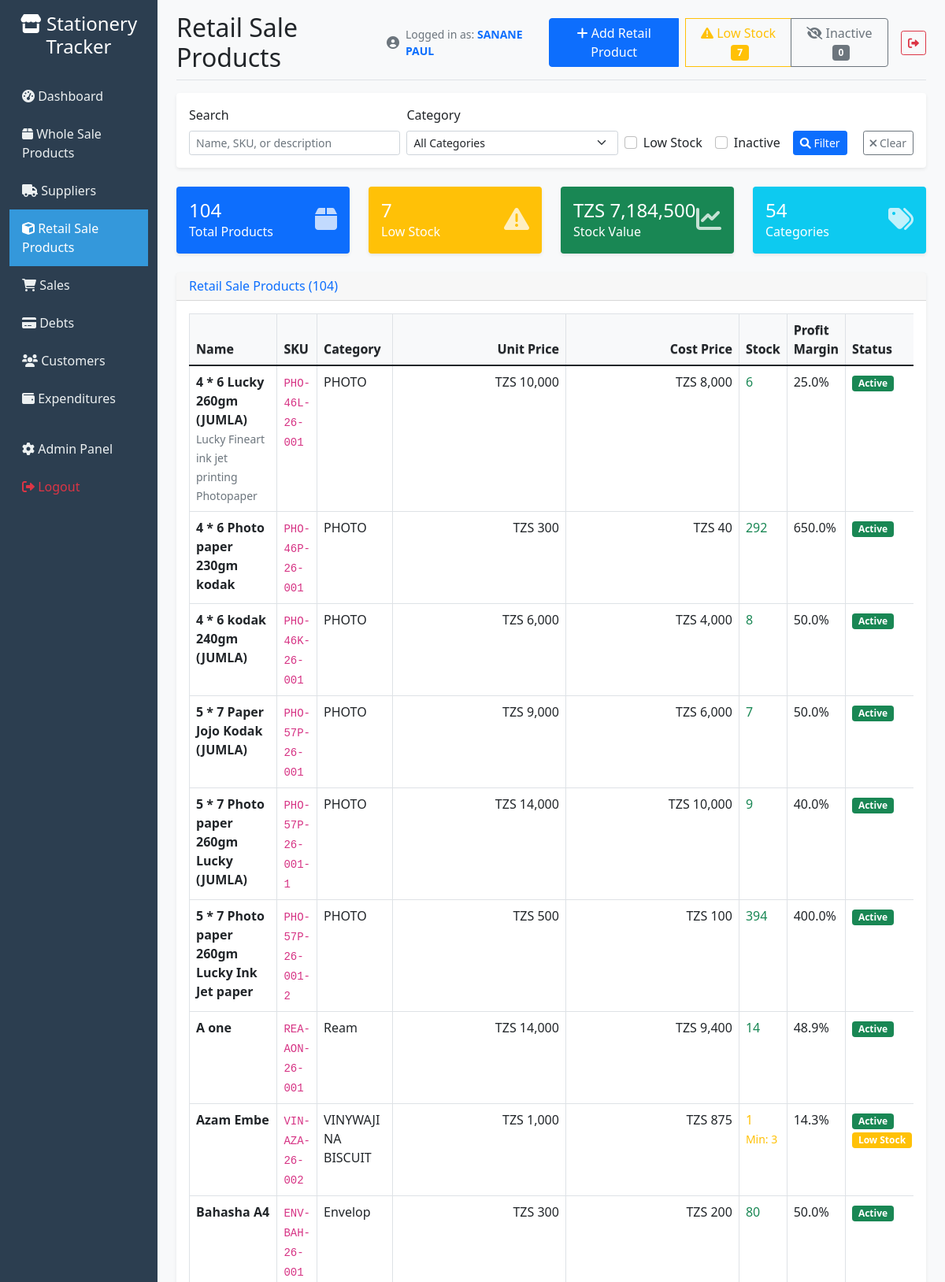
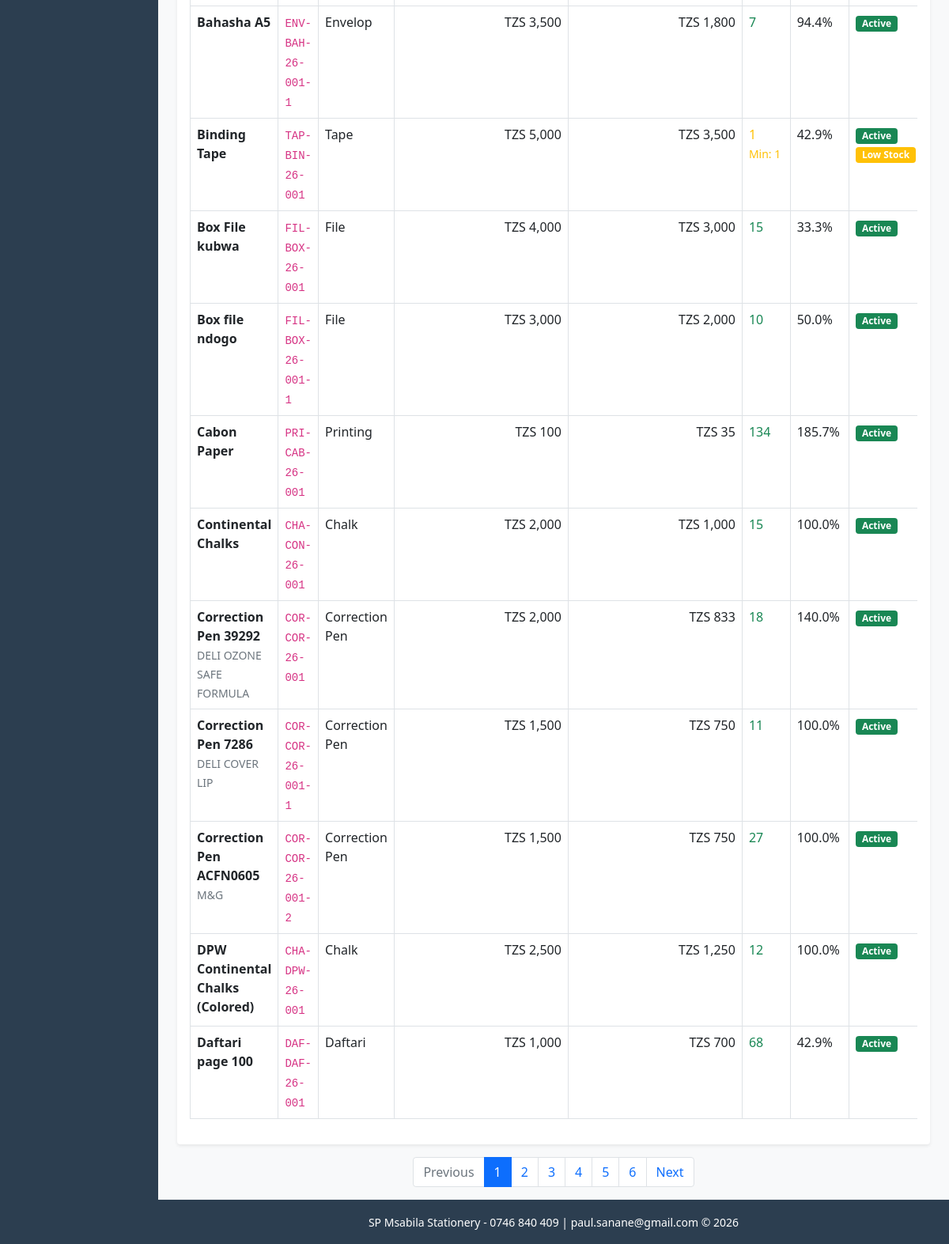
The page /stationery/ (signed in) on the database as committed earlier (2 pictures, top to bottom).
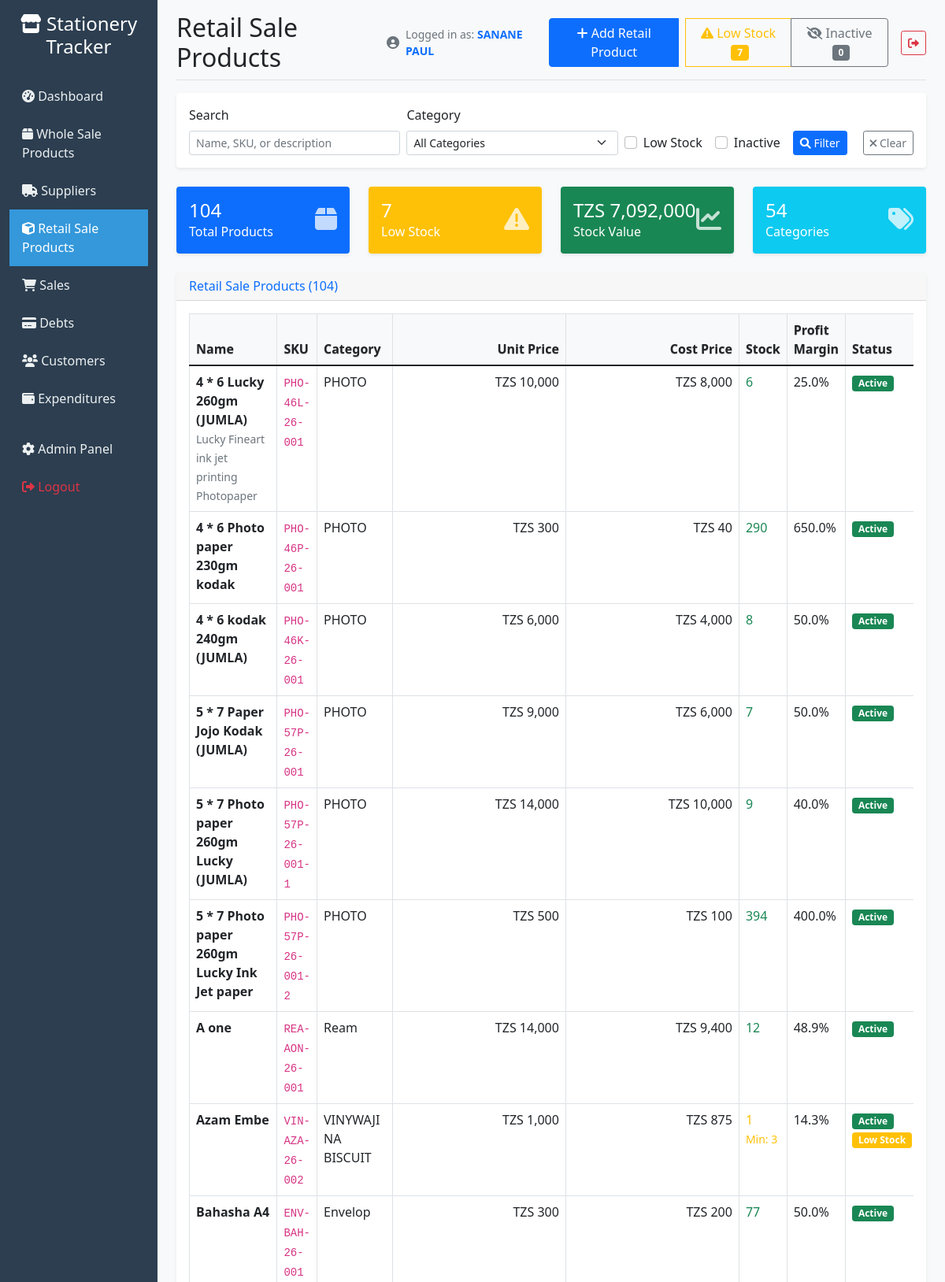
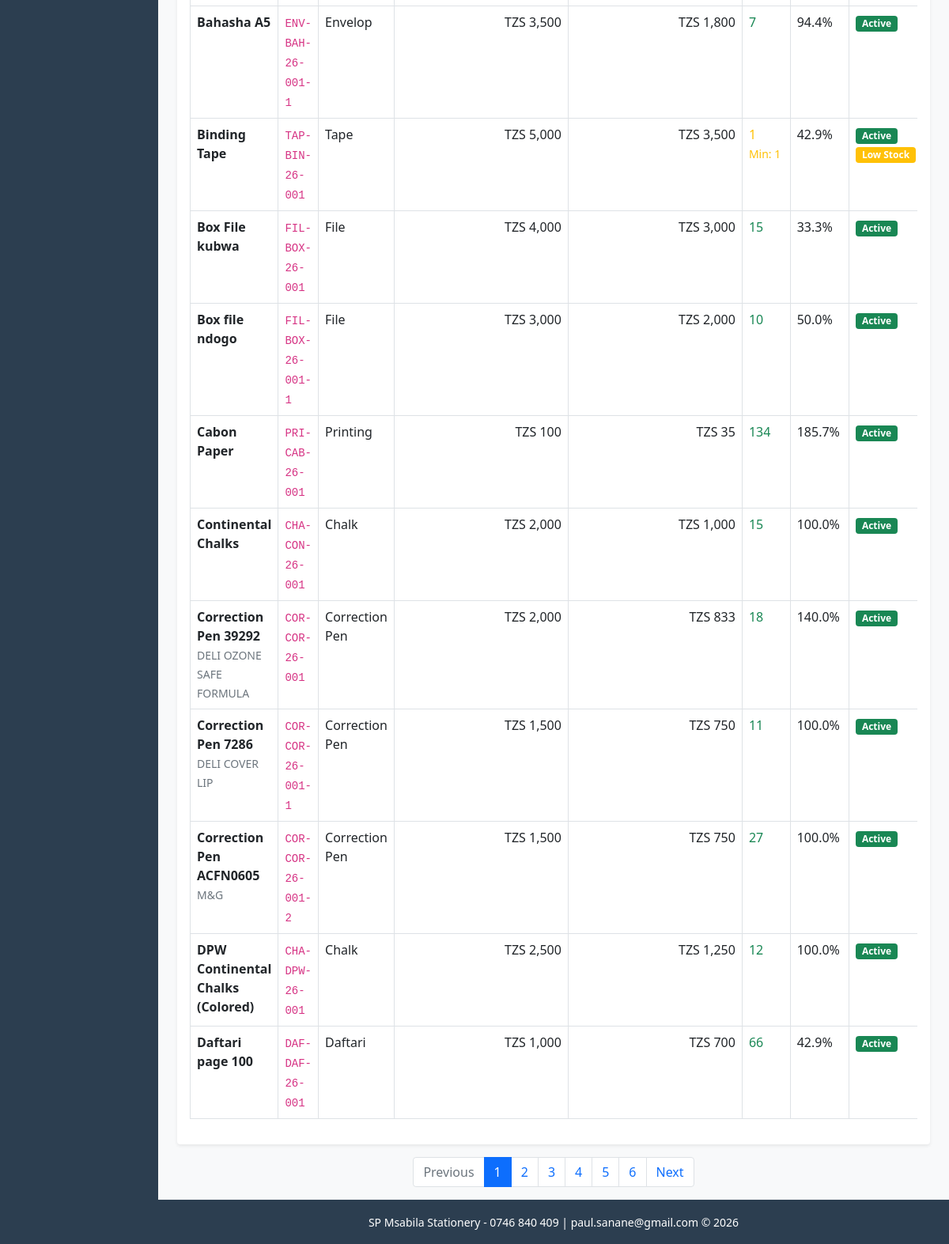
The same page on the database as committed later (2 pictures, top to bottom).
### tracker/models.py (models this page shows, shortened)
class StationeryItem(models.Model):
    name = models.CharField(max_length=200)
    description = models.TextField(blank=True)
    category = models.ForeignKey(Category, on_delete=models.CASCADE, related_name='items')
    sku = models.CharField(max_length=50, unique=True, help_text="Stock Keeping Unit")
    unit_price = models.DecimalField(max_digits=10, decimal_places=2, validators=[MinValueValidator(Decimal('0.01'))])
    cost_price = models.DecimalField(max_digits=10, decimal_places=2, validators=[MinValueValidator(Decimal('0.01'))])
    stock_quantity = models.PositiveIntegerField(default=0)
    minimum_stock = models.PositiveIntegerField(default=0, help_text="Minimum stock level before reorder")
    supplier = models.CharField(max_length=200, blank=True)
    created_at = models.DateTimeField(auto_now_add=True)
    updated_at = models.DateTimeField(auto_now=True)
    is_active = models.BooleanField(default=True)
    class Meta:
        ordering = ['name']
    @property
    def profit_margin(self):
        if self.cost_price > 0:
            return ((self.unit_price - self.cost_price) / self.cost_price) * 100
        return 0
    @property
    def is_low_stock(self):
        return self.stock_quantity <= self.minimum_stock
    def get_total_value(self):
        return self.stock_quantity * self.unit_price

class Category(models.Model):
    name = models.CharField(max_length=100, unique=True)
    description = models.TextField(blank=True)
    created_at = models.DateTimeField(auto_now_add=True)
    class Meta:
        verbose_name_plural = "Categories"
        ordering = ['name']

### tracker/views.py (the view)
# urls.py: path('stationery/', views.stationery_list, name='stationery_list'),
@login_required
def stationery_list(request):
    items = StationeryItem.objects.select_related('category').all()
    category_id = request.GET.get('category')
    if category_id:
        items = items.filter(category_id=category_id)
    raw_search = request.GET.get('search')
    if raw_search and raw_search.strip().lower() != 'none':
        search_query = raw_search.strip()
        items = items.filter(
            Q(name__icontains=search_query) |
            Q(sku__icontains=search_query) |
            Q(description__icontains=search_query)
        )
    else:
        search_query = ''
    low_stock_flag = request.GET.get('low_stock')
    inactive_flag = request.GET.get('inactive')
    selected_low_stock = False
    selected_inactive = False
    if inactive_flag in (None, '', 'None'):
        items = items.filter(Q(is_active=True) | Q(is_active__isnull=True))
    else:
        selected_inactive = True
    low_stock_count = items.filter(stock_quantity__lte=models.F('minimum_stock')).count()
    inactive_count = items.filter(is_active=False).count()
    if low_stock_flag not in (None, '', 'None'):
        selected_low_stock = True
        items = items.filter(stock_quantity__lte=models.F('minimum_stock'))
    if selected_inactive:
        items = items.filter(is_active=False)
    categories = Category.objects.all()
    total_products = items.count()
    low_stock_products = items.filter(stock_quantity__lte=models.F('minimum_stock')).count()
    total_stock_value = sum(item.get_total_value() for item in items)
    page = request.GET.get('page')
    paginator = Paginator(items, 20)
    page_obj = paginator.get_page(page)
    context = {
        'items': page_obj,
        'categories': categories,
        'selected_category': category_id,
        'search_query': search_query,
        'paginator': paginator,
        'page_obj': page_obj,
        'selected_low_stock': selected_low_stock,
        'low_stock_count': low_stock_count,
        'selected_inactive': selected_inactive,
        'inactive_count': inactive_count,
        'total_products': total_products,
        'low_stock_products': low_stock_products,
        'total_stock_value': total_stock_value,
    }
    return render(request, 'tracker/stationery_list.html', context)

### tracker/templatetags/querystring.py (called while the page is built)
@register.simple_tag(takes_context=True)
def url_replace(context, field, value):
    request = context.get('request')
    if not request:
        return ''
    params = request.GET.copy()
    if value in (None, '', 'None'):
        params.pop(field, None)
    else:
        params[field] = value
    return params.urlencode()

### templates/tracker/stationery_list.html (shortened to what the changed rows need)
{% extends 'base.html' %}
{% load humanize querystring %}
{% block page_title %}Retail Sale Products{% endblock %}
{% block content %}
<div class="row mb-4">
    <div class="col-md-3">
        <div class="card bg-success text-white">
            <div class="card-body">
                <div class="d-flex justify-content-between">
                    <div>
                        <h4 class="mb-0">TZS {{ total_stock_value|floatformat:0|intcomma }}</h4>
                        <p class="mb-0">Stock Value</p>
                    </div>
                </div>
            </div>
        </div>
    </div>
</div>
<div class="card">
    <div class="card-body">
        {% if items %}
            <div class="table-responsive">
                <table class="table table-bordered table-hover">
                    <thead>
                        <tr>
                            <th>Name</th>
                            <th>SKU</th>
                            <th>Category</th>
                            <th class="money-col">Unit Price</th>
                            <th class="money-col">Cost Price</th>
                            <th>Stock</th>
                            <th>Profit Margin</th>
                            <th>Status</th>
                        </tr>
                    </thead>
                    <tbody>
                        {% for item in items %}
                        <tr>
                            <td>
                                <strong>{{ item.name }}</strong>
                            </td>
                            <td><code>{{ item.sku }}</code></td>
                            <td>{{ item.category.name }}</td>
                            <td class="money-col">TZS {{ item.unit_price|floatformat:0|intcomma }}</td>
                            <td class="money-col">TZS {{ item.cost_price|floatformat:0|intcomma }}</td>
                            <td>
                                <span class="{% if item.is_low_stock %}text-warning{% else %}text-success{% endif %}">
                                    {{ item.stock_quantity }}
                                </span>
                            </td>
                            <td>{{ item.profit_margin|floatformat:1 }}%</td>
                            <td>
                                {% if item.is_active %}
                                    <span class="badge bg-success">Active</span>
                                {% else %}
                                    <span class="badge bg-secondary">Inactive</span>
                                {% endif %}
                            </td>
                        </tr>
                        {% endfor %}
                    </tbody>
                </table>
            </div>
        {% endif %}
    </div>
</div>
{% endblock %}

Rows that differ between the two databases and show on the page:
changed StationeryItem "4 * 6 Photo paper 230gm kodak": stock_quantity "292" → "290"
changed StationeryItem "A one": stock_quantity "14" → "12"
changed StationeryItem "Bahasha A4": stock_quantity "80" → "77"
changed StationeryItem "Daftari page 100": stock_quantity "68" → "66"
Other text that changed with them:
{{ total_stock_value|floatformat:0|intcomma }}: "7,184,500" → "7,092,000"
